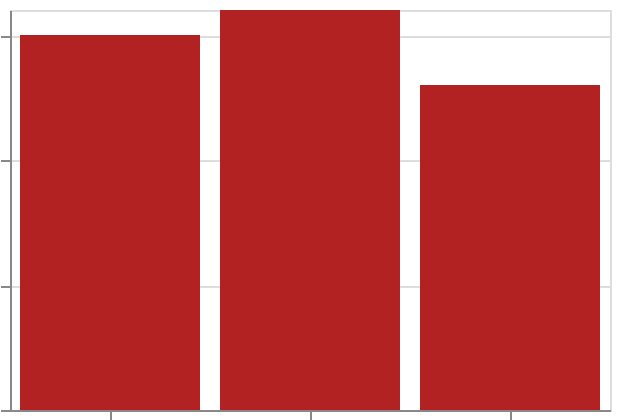

Write the Vega-Lite specification saved for this chart.
### Vega-Lite specification from a JSON file in a GitHub repository (floating-point values rounded to 4 significant figures)
{"$schema": "https://vega.github.io/schema/vega-lite/v6.json", "padding": 5, "autosize": "none", "width": 300, "height": 200, "data": {"name": "table", "values": [{"c": "A", "g": "p", "x": 1, "y": 2, "v": 5, "t": "2024-01-15", "o": {"v": 3}, "IMDB Rating": 6.1, "d": "x1"}, {"c": "B", "g": "q", "x": 2, "y": 4, "v": 9, "t": "2024-02-20", "o": {"v": 7}, "IMDB Rating": 7.4, "d": "x2"}, {"c": "A", "g": "q", "x": 3, "y": 3, "v": 2, "t": "2024-03-05", "o": {"v": 1}, "IMDB Rating": 5.2, "d": "x1"}, {"c": "C", "g": "p", "x": 4, "y": 6, "v": 7, "t": "2024-05-30", "o": {"v": 4}, "IMDB Rating": 8.8, "d": "x3"}, {"c": "B", "g": "p", "x": 5, "y": 5, "v": 4, "t": "2024-07-11", "o": {"v": 9}, "IMDB Rating": 6.9, "d": "x2"}, {"c": "C", "g": "q", "x": 6, "y": 8, "v": 6, "t": "2024-09-02", "o": {"v": 2}, "IMDB Rating": 7.7, "d": "x3"}, {"c": "A", "g": "p", "x": 7, "y": 7, "v": 8, "t": "2024-11-25", "o": {"v": 5}, "IMDB Rating": 4.4, "d": "x1"}, {"c": "B", "g": "q", "x": 8, "y": 9, "v": 3, "t": "2024-12-31", "o": {"v": 8}, "IMDB Rating": 9.1, "d": "x2"}]}, "mark": "bar", "encoding": {"x": {"field": "c", "type": "nominal"}, "y": {"field": "v", "type": "quantitative", "aggregate": "sum"}, "color": {"condition": {"test": "datum['sum_v'] > 10", "value": "firebrick"}, "value": "steelblue"}}}
